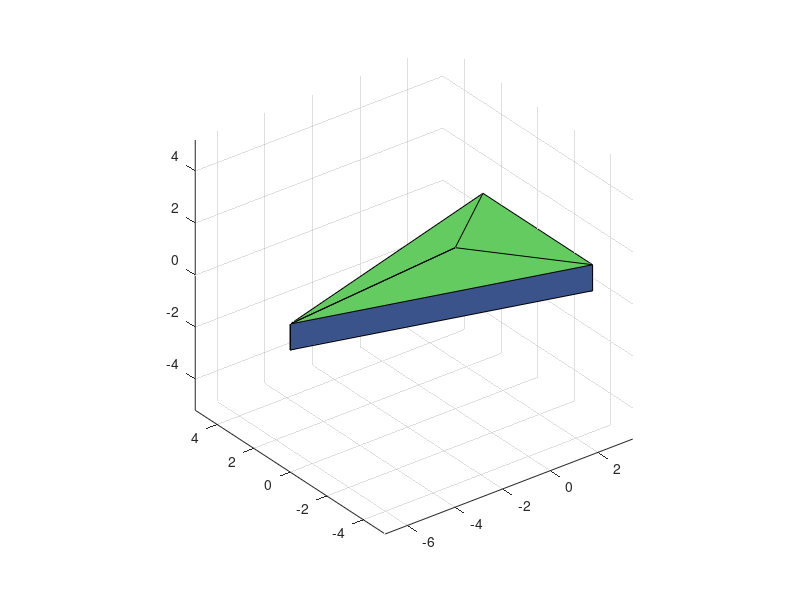

Here is the MATLAB script that generated this plot:
%8.14


n = 4; %number of points
a = 2;
b = 1;

t = linspace(-pi,pi,n);
p = linspace(-pi/2,pi/2,n);

[t,p] = meshgrid(t,p); %new meshgrid

x = a * cos(p) * cos(t); %parametric equations
y = b * cos(p) * sin(t);
z = b * sin(p);

plot3(x,y,z); %plot in 3d and surf
surf(x,y,z);
axis equal; % have centered to axis